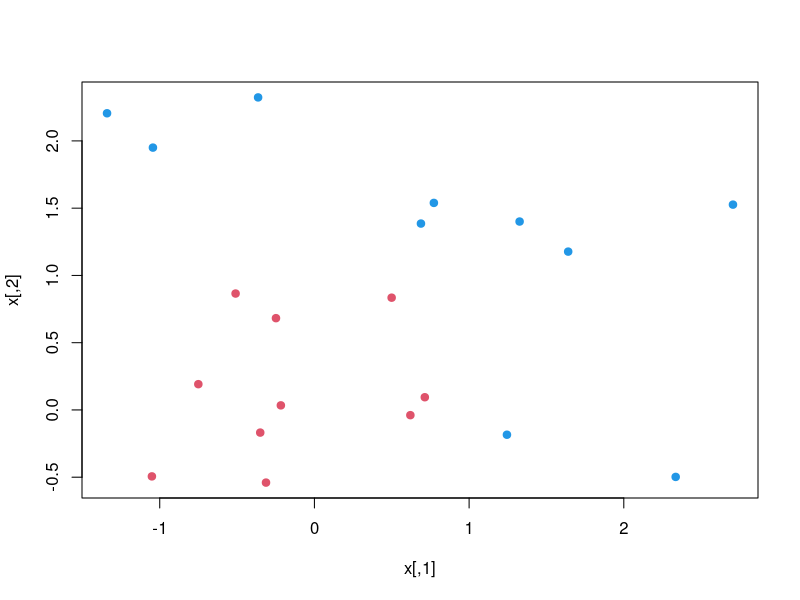
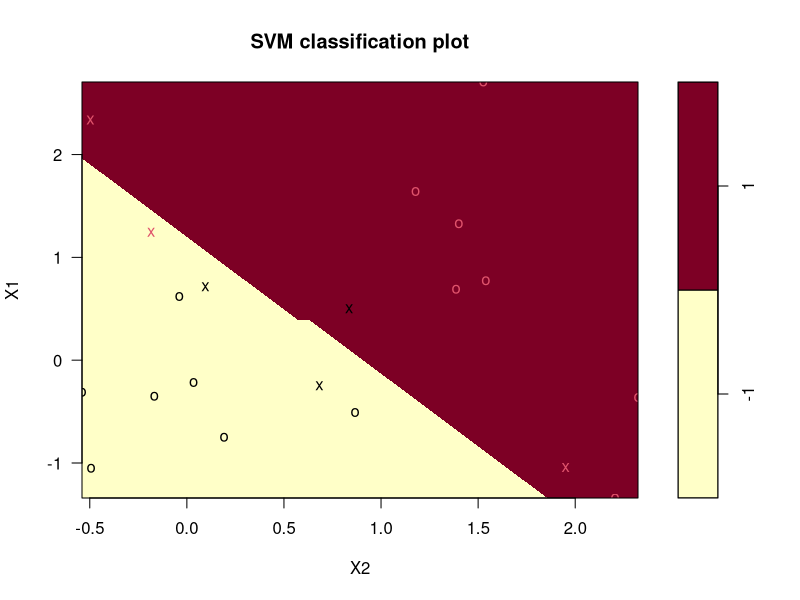
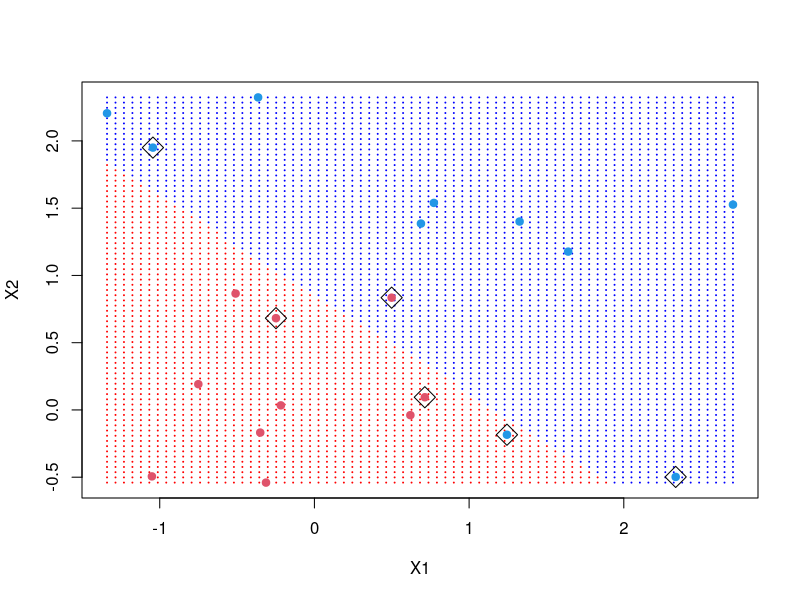

Write the R code that produced these figures, in order.
#Support Vector Machines in R


#Linear SVM Classifier

#generating data

set.seed(10111)
#normal distribution
x = matrix(rnorm(40), 20, 2)

#target vriable
y = rep(c(-1, 1), c(10, 10))
x[y == 1,] = x[y == 1,] + 1

#plotting the data see plot1.png file
plot(x, col = y + 3, pch = 19)


#loading the library
library(e1071)

#making data and model
data = data.frame(x, y = as.factor(y))
svm_model = svm(y ~ ., data = data, kernel = "linear", cost = 10, scale = FALSE)
print(svm_model)


#ploting decision boundary plot2
plot(svm_model, data)



#making our own plot
make.grid = function(x, n = 75) {
  grange = apply(x, 2, range)
  x1 = seq(from = grange[1,1], to = grange[2,1], length = n)
  x2 = seq(from = grange[1,2], to = grange[2,2], length = n)
  expand.grid(X1 = x1, X2 = x2)
}



xgrid = make.grid(x)
xgrid[1:10,]


#plot3
ygrid = predict(svm_model, xgrid)
plot(xgrid, col = c("red","blue")[as.numeric(ygrid)], pch = 20, cex = .2)
points(x, col = y + 3, pch = 19)
points(x[svm_model$index,], pch = 5, cex = 2)